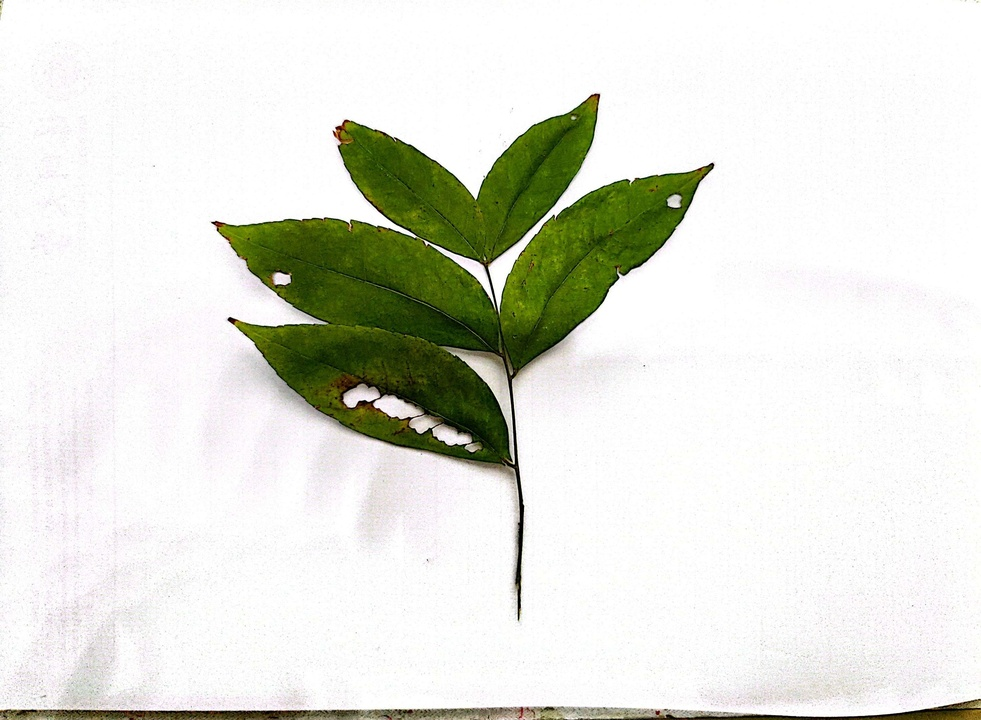
#> input picture images/leaf1.jpg, 981 x 720 px, shrunk from 3020 x 2216 before the run; its folder holds only this picture in this run
$ python main.py   (older library calls are emulated)
#> lines starting #> are read from the running program, lines starting #| are printed output that depends on the picture; after the words box and inside, x2 and y2 are one past the last pixel; in counts of white or black regions, pixels touching at a corner belong together
### utils.py
import math
import os

import cv2

try:  # matplotlib 在无图形环境下可能不可用
    import matplotlib.pyplot as plt
except ImportError:  # pragma: no cover - 在缺失 matplotlib 时禁用预览
    plt = None


def show_images(images, titles, figsize=(15, 10), cols=3):
    """显示多张图片"""
    if not images:
        return

    if plt is None:
        print("当前环境未安装 matplotlib，已跳过图像预览。")
        return

    cols = max(1, cols)
    rows = math.ceil(len(images) / cols)
    plt.figure(figsize=figsize)

    for i, (image, title) in enumerate(zip(images, titles)):
        plt.subplot(rows, cols, i + 1)
        if len(image.shape) == 2:  # 灰度图
            plt.imshow(image, cmap="gray")
        else:  # 彩色图
            plt.imshow(cv2.cvtColor(image, cv2.COLOR_BGR2RGB))
        plt.title(title)
        plt.axis("off")

    plt.tight_layout()
    plt.show()


def save_result(image, filename, folder='results'):
    """保存结果图片"""
    if not os.path.exists(folder):
        os.makedirs(folder)
    cv2.imwrite(os.path.join(folder, filename), image)
    print(f'已保存: {folder}/{filename}')

### main.py
import argparse
import json
import os
import re
from dataclasses import dataclass
from typing import Dict, List, Optional, Sequence, Tuple

import cv2
import numpy as np

from utils import save_result, show_images


ResultTuple = Tuple[np.ndarray, np.ndarray, np.ndarray, Dict[str, object]]


@dataclass
class BackgroundParams:
    lower_white: Sequence[int] = (0, 0, 200)
    upper_white: Sequence[int] = (180, 55, 255)
    close_kernel: int = 5
    open_kernel: int = 5

    def clamp(self) -> "BackgroundParams":
        self.lower_white = tuple(max(0, min(255, int(v))) for v in self.lower_white)
        self.upper_white = tuple(max(0, min(255, int(v))) for v in self.upper_white)
        self.close_kernel = max(0, int(self.close_kernel))
        self.open_kernel = max(0, int(self.open_kernel))
        return self


@dataclass
class VeinParams:
    name: str = "default"
    blur_size: int = 3
    sobel_ksize: int = 3
    threshold_value: int = 30
    morph_size: int = 2
    adaptive_block_size: Optional[int] = None
    adaptive_c: int = 2
    overlay_color: Sequence[int] = (0, 255, 0)
    result_folder: Optional[str] = None
    auto_threshold: bool = True
    target_white_ratio: float = 0.03
    ratio_tolerance: float = 0.01
    auto_threshold_min: int = 5
    auto_threshold_max: int = 120
    auto_threshold_steps: int = 8
    closing_size: Optional[int] = None

    def clamp(self, index: int = 0) -> "VeinParams":
        self.blur_size = _ensure_odd(self.blur_size, minimum=3)
        self.sobel_ksize = _ensure_odd(self.sobel_ksize, minimum=3)
        self.morph_size = max(1, int(self.morph_size))
        self.threshold_value = max(0, min(255, int(self.threshold_value)))
        if self.adaptive_block_size is not None:
            self.adaptive_block_size = _ensure_odd(self.adaptive_block_size, minimum=3)
        self.adaptive_c = int(self.adaptive_c)
        self.overlay_color = tuple(int(x) for x in self.overlay_color)
        self.auto_threshold = bool(self.auto_threshold)
        self.target_white_ratio = float(max(0.0, min(1.0, self.target_white_ratio)))
        self.ratio_tolerance = float(max(0.0, min(0.5, self.ratio_tolerance)))
        self.auto_threshold_min = max(0, min(255, int(self.auto_threshold_min)))
        self.auto_threshold_max = max(self.auto_threshold_min, min(255, int(self.auto_threshold_max)))
        self.auto_threshold_steps = max(1, int(self.auto_threshold_steps))
        if self.closing_size is not None:
            self.closing_size = max(1, int(self.closing_size))
        if not self.name:
            self.name = f"variant_{index + 1}"
        return self

    @property
    def output_tag(self) -> str:
        return _slugify(self.name)


def _ensure_odd(value: int, minimum: int = 1) -> int:
    value = max(minimum, int(value))
    if value % 2 == 0:
        value += 1
    return value


def _slugify(value: str) -> str:
    slug = re.sub(r"[^0-9a-zA-Z]+", "_", value).strip("_")
    return slug or "variant"


def parse_args() -> argparse.Namespace:
    parser = argparse.ArgumentParser(description="Leaf vein extraction with tunable parameters")
    parser.add_argument("--config", type=str, default=None, help="Path to a JSON config file")
    parser.add_argument("--output", type=str, default="results", help="Output directory")
    parser.add_argument(
        "--no-preview",
        action="store_true",
        help="Skip displaying preview windows (useful in headless environments)",
    )
    return parser.parse_args()


def load_config(config_path: Optional[str]) -> Tuple[BackgroundParams, List[VeinParams]]:
    if not config_path:
        return BackgroundParams().clamp(), [VeinParams().clamp()]

    with open(config_path, "r", encoding="utf-8") as f:
        data = json.load(f)

    background_data = data.get("background", {})
    background_params = BackgroundParams(**background_data).clamp()

    vein_base = data.get("vein", {})
    vein_variants_data: Optional[Sequence[Dict]] = data.get("vein_variants")

    if vein_variants_data:
        vein_params_list: List[VeinParams] = []
        for idx, variant in enumerate(vein_variants_data):
            merged = {**vein_base, **variant}
            vein_params_list.append(VeinParams(**merged).clamp(index=idx))
        return background_params, vein_params_list

    return background_params, [VeinParams(**vein_base).clamp()]


def get_image_files(folder_path: str) -> List[str]:
    """自动获取文件夹中的所有图片文件"""
    image_extensions = [".jpg", ".jpeg", ".png", ".bmp", ".tiff"]
    image_files = []

    for file in os.listdir(folder_path):
        if any(file.lower().endswith(ext) for ext in image_extensions):
            image_files.append(file)

    print(f"在 {folder_path} 中找到 {len(image_files)} 张图片: {image_files}")
    return sorted(image_files)


def extract_leaf_background(image_path: str, params: BackgroundParams) -> Tuple[np.ndarray, np.ndarray, np.ndarray]:
    """第一步：从白色背景中提取叶子"""
    print(f"正在处理: {image_path}")

    img = cv2.imread(image_path)
    if img is None:
        raise FileNotFoundError(f"错误：无法读取图片 {image_path}，文件可能不存在或格式不支持")

    print(f"图片尺寸: {img.shape}")

    hsv = cv2.cvtColor(img, cv2.COLOR_BGR2HSV)

    lower_white = np.array(params.lower_white, dtype=np.uint8)
    upper_white = np.array(params.upper_white, dtype=np.uint8)
    mask_bg = cv2.inRange(hsv, lower_white, upper_white)
    mask_leaf = cv2.bitwise_not(mask_bg)

    if params.close_kernel > 0:
        kernel_close = np.ones((params.close_kernel, params.close_kernel), np.uint8)
        mask_leaf = cv2.morphologyEx(mask_leaf, cv2.MORPH_CLOSE, kernel_close)

    if params.open_kernel > 0:
        kernel_open = np.ones((params.open_kernel, params.open_kernel), np.uint8)
        mask_leaf = cv2.morphologyEx(mask_leaf, cv2.MORPH_OPEN, kernel_open)

    result = cv2.bitwise_and(img, img, mask=mask_leaf)

    white_bg = np.ones_like(img) * 255
    white_bg = cv2.bitwise_and(white_bg, white_bg, mask=mask_leaf)
    result_white_bg = cv2.bitwise_or(result, white_bg)

    return result_white_bg, mask_leaf, img


def extract_veins(original_img: np.ndarray, mask: np.ndarray, params: VeinParams) -> ResultTuple:
    print(f"开始提取叶脉 ({params.name})...")

    gray = cv2.cvtColor(original_img, cv2.COLOR_BGR2GRAY)
    gray_blur = cv2.GaussianBlur(gray, (params.blur_size, params.blur_size), 0)

    sobelx = cv2.Sobel(gray_blur, cv2.CV_64F, 1, 0, ksize=params.sobel_ksize)
    sobely = cv2.Sobel(gray_blur, cv2.CV_64F, 0, 1, ksize=params.sobel_ksize)
    sobel_magnitude = np.sqrt(sobelx ** 2 + sobely ** 2)

    max_val = np.max(sobel_magnitude)
    if max_val == 0:
        sobel_magnitude_normalized = np.zeros_like(gray, dtype=np.uint8)
    else:
        sobel_magnitude_normalized = np.uint8(255 * sobel_magnitude / max_val)

    sobel_magnitude_normalized = cv2.bitwise_and(sobel_magnitude_normalized, sobel_magnitude_normalized, mask=mask)

    source_for_threshold = sobel_magnitude_normalized
    adaptive_used = False
    if params.adaptive_block_size:
        adaptive_used = True
        source_for_threshold = cv2.adaptiveThreshold(
            sobel_magnitude_normalized,
            255,
            cv2.ADAPTIVE_THRESH_GAUSSIAN_C,
            cv2.THRESH_BINARY,
            params.adaptive_block_size,
            params.adaptive_c,
        )

    threshold_value = params.threshold_value
    auto_ratio = 0.0
    if params.auto_threshold:
        threshold_value, auto_ratio = _auto_select_threshold(
            source_for_threshold,
            mask,
            params,
            fallback=threshold_value,
        )

    _, veins_binary = cv2.threshold(
        source_for_threshold,
        threshold_value,
        255,
        cv2.THRESH_BINARY,
    )

    if params.closing_size:
        kernel_close = np.ones((params.closing_size, params.closing_size), np.uint8)
        veins_binary = cv2.morphologyEx(veins_binary, cv2.MORPH_CLOSE, kernel_close)

    kernel_open = np.ones((params.morph_size, params.morph_size), np.uint8)
    veins_cleaned = cv2.morphologyEx(veins_binary, cv2.MORPH_OPEN, kernel_open)

    debug_info: Dict[str, object] = {
        "threshold": float(threshold_value),
        "auto_ratio": float(auto_ratio),
        "auto_enabled": bool(params.auto_threshold),
        "adaptive_used": bool(adaptive_used),
    }

    return sobel_magnitude_normalized, veins_binary, veins_cleaned, debug_info


def _auto_select_threshold(
    source: np.ndarray,
    mask: np.ndarray,
    params: VeinParams,
    fallback: int,
) -> Tuple[int, float]:
    masked_values = source[mask > 0]
    if masked_values.size == 0:
        return fallback, 0.0

    candidate_low = params.auto_threshold_min
    candidate_high = params.auto_threshold_max
    target = params.target_white_ratio
    tolerance = params.ratio_tolerance

    best_threshold = int(np.clip(fallback, 0, 255))
    best_ratio = _compute_ratio(masked_values, best_threshold)
    best_score = abs(best_ratio - target)

    for _ in range(params.auto_threshold_steps):
        if candidate_low > candidate_high:
            break
        candidate = int(round((candidate_low + candidate_high) / 2))
        candidate = int(np.clip(candidate, 0, 255))
        ratio = _compute_ratio(masked_values, candidate)
        score = abs(ratio - target)

        if score < best_score:
            best_threshold = candidate
            best_ratio = ratio
            best_score = score

        if score <= tolerance:
            best_threshold = candidate
            best_ratio = ratio
            break

        if ratio > target and candidate < 255:
            candidate_low = candidate + 1
        else:
            candidate_high = candidate - 1

    return best_threshold, best_ratio


def _compute_ratio(values: np.ndarray, threshold: int) -> float:
    if values.size == 0:
        return 0.0
    ratio = float(np.count_nonzero(values >= threshold)) / float(values.size)
    return ratio


def create_veins_overlay(original_img: np.ndarray, veins_mask: np.ndarray, color: Sequence[int] = (0, 255, 0)) -> np.ndarray:
    """在原图上叠加叶脉"""
    overlay = original_img.copy()
    color_mask = np.zeros_like(overlay)
    color_mask[veins_mask > 0] = color
    overlay = cv2.addWeighted(overlay, 0.7, color_mask, 0.3, 0)
    return overlay


def ensure_output_dirs(root: str, vein_params_list: Sequence[VeinParams]) -> Dict[str, str]:
    os.makedirs(root, exist_ok=True)
    directories = {
        "leaves": os.path.join(root, "leaves"),
        "masks": os.path.join(root, "masks"),
    }
    for folder in directories.values():
        os.makedirs(folder, exist_ok=True)

    for params in vein_params_list:
        folder = params.result_folder or os.path.join(root, params.output_tag)
        os.makedirs(folder, exist_ok=True)
        directories[params.output_tag] = folder
        params.result_folder = folder

    return directories


def process_images(
    image_files: Sequence[str],
    background_params: BackgroundParams,
    vein_params_list: Sequence[VeinParams],
    output_root: str,
    show_preview: bool,
) -> None:
    all_extracted: List[np.ndarray] = []
    variant_results: Dict[str, List[np.ndarray]] = {p.output_tag: [] for p in vein_params_list}
    variant_overlays: Dict[str, List[np.ndarray]] = {p.output_tag: [] for p in vein_params_list}
    run_logs: List[Dict[str, object]] = []

    directories = ensure_output_dirs(output_root, vein_params_list)

    for idx, image_file in enumerate(image_files):
        image_path = os.path.join("images", image_file)
        print(f"\n--- 处理第 {idx + 1} 张图片: {image_file} ---")

        try:
            extracted_leaf, mask, original_img = extract_leaf_background(image_path, background_params)
        except FileNotFoundError as exc:
            print(exc)
            continue

        base_name = os.path.splitext(os.path.basename(image_file))[0]
        save_result(extracted_leaf, f"{base_name}_leaf.png", folder=directories["leaves"])
        save_result(mask, f"{base_name}_mask.png", folder=directories["masks"])

        all_extracted.append(extracted_leaf)
        for params in vein_params_list:
            sobel_mag, veins_binary, veins_cleaned, debug_info = extract_veins(original_img, mask, params)

            tag = params.output_tag
            save_result(sobel_mag, f"{base_name}_sobel.png", folder=params.result_folder)
            save_result(veins_binary, f"{base_name}_binary.png", folder=params.result_folder)
            save_result(veins_cleaned, f"{base_name}_cleaned.png", folder=params.result_folder)

            overlay = create_veins_overlay(original_img, veins_cleaned, color=params.overlay_color)
            save_result(overlay, f"{base_name}_overlay.png", folder=params.result_folder)

            variant_results[tag].append(veins_cleaned)
            variant_overlays[tag].append(overlay)
            enriched_info = {
                **debug_info,
                "image": image_file,
                "variant": params.name,
                "output_folder": params.result_folder,
            }
            run_logs.append(enriched_info)

            print(
                "    阈值: {threshold:.1f} | 叶脉像素占比: {auto_ratio:.3f}".format(
                    **enriched_info
                )
            )

        print(f"第 {idx + 1} 张图片处理完成 - 叶脉已提取")

    print(f"\n处理完成！共成功处理 {len(all_extracted)} 张图片")

    if run_logs:
        summary_path = os.path.join(output_root, "summary.json")
        with open(summary_path, "w", encoding="utf-8") as fp:
            json.dump(run_logs, fp, ensure_ascii=False, indent=2)
        print(f"处理参数摘要已保存到: {summary_path}")

    if not show_preview or not all_extracted:
        return

    print("\n显示处理结果...")
    show_images(all_extracted, [f"Leaf {i + 1}" for i in range(len(all_extracted))])
    for tag, images in variant_results.items():
        if images:
            show_images(images, [f"Veins {tag} {i + 1}" for i in range(len(images))])
    for tag, overlays in variant_overlays.items():
        if overlays:
            show_images(overlays, [f"Overlay {tag} {i + 1}" for i in range(len(overlays))])

    print("\n所有结果已保存到输出目录！")


def main() -> None:
    print("开始叶子提取项目...")
    args = parse_args()

    background_params, vein_params_list = load_config(args.config)
    image_files = get_image_files("images")

    if not image_files:
        print("在 images 文件夹中没有找到任何图片！")
        return

    process_images(
        image_files=image_files,
        background_params=background_params,
        vein_params_list=vein_params_list,
        output_root=args.output,
        show_preview=not args.no_preview,
    )
#> in extract_leaf_background, img is the input picture: shape (720, 981, 3); mean B, G, R 218.2, 226.9, 225
#| 图片尺寸: (720, 981, 3)
#> in extract_leaf_background, `mask_bg = cv2.inRange(hsv, lower_white, upper_white)`:
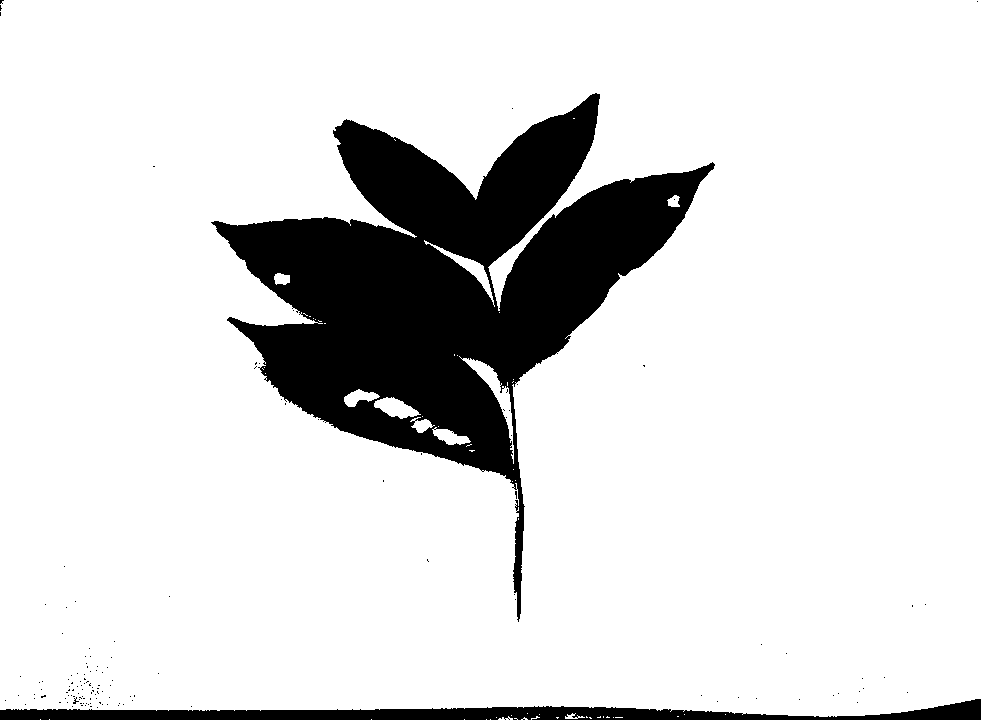
#> mask_bg: shape (720, 981); 85.9% white; 137 black regions (135 under 20 px), largest, box (x1, y1, x2, y2) and area: (211, 93, 715, 622) 89452, (0, 699, 981, 720) 9675
#> the loop in process_images, `for params in vein_params_list:` made 1 pass
#> (max_val in extract_veins, threshold_value in extract_veins, auto_ratio in extract_veins) on pass 1: (753.5, 120, 0.0537)
#> (printed output is left out)
#> pass 1, in extract_veins, `sobely = cv2.Sobel(gray_blur, cv2.CV_64F, 0, 1, ksize=params.sobel_ksi..`:
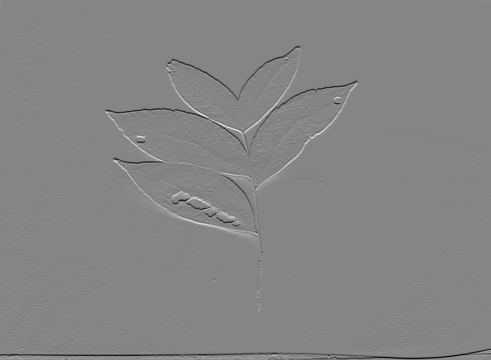
#> sobely: shape (720, 981) float64 (shown at 1/2 size); min -745, max 679, mean -1.8; drawn with min black and max white
#> after the loop in process_images, `for params in vein_params_list:`:
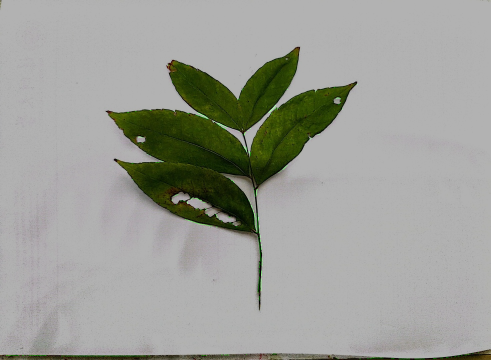
#> overlay: shape (720, 981, 3) (shown at 1/2 size); mean B, G, R 152.6, 159, 157.4
#> after the loop in process_images, `for params in vein_params_list:`:
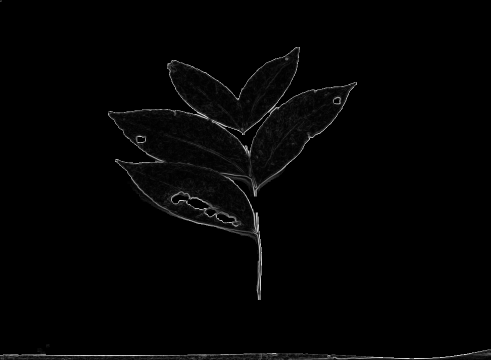
#> sobel_mag: shape (720, 981) (shown at 1/2 size); min 0, max 255, mean 3.5
#> after the loop in process_images, `for params in vein_params_list:`:
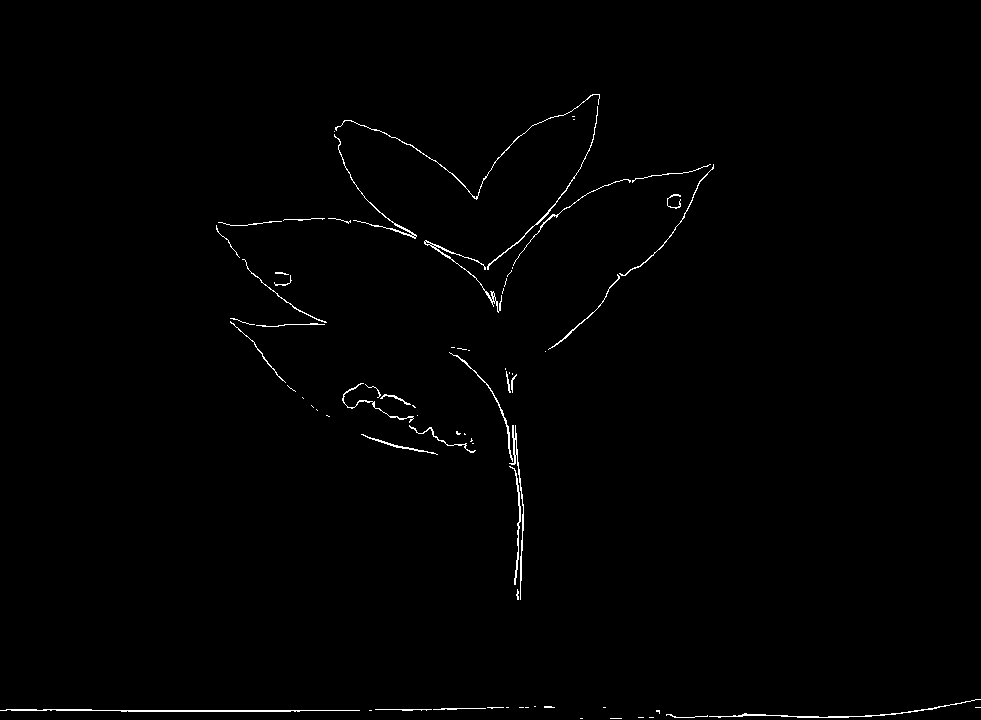
#> veins_binary: shape (720, 981); 0.76% white in thin lines or dots, all inside (x1, y1, x2, y2) = (0, 94, 981, 719)
#> after the loop in process_images, `for params in vein_params_list:`:
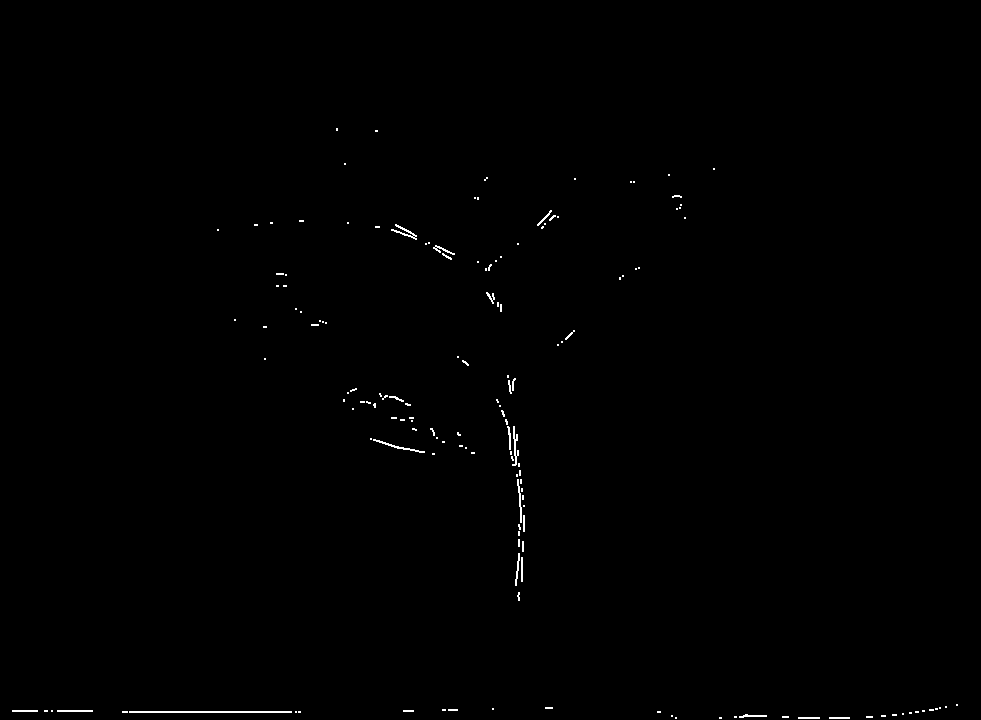
#> veins_cleaned: shape (720, 981); 0.36% white in thin lines or dots, all inside (x1, y1, x2, y2) = (12, 128, 958, 719)
#> after the loop in process_images, `for params in vein_params_list:`: run_logs = 1 item
#| 处理完成！共成功处理 1 张图片
#> in show_images, `rows = math.ceil(len(images) / cols)`: rows = 1
#> the loop in show_images, `for i, (image, title) in enumerate(zip(images, titles)):` made 1 pass
#> title on pass 1: 'Leaf 1'


if __name__ == "__main__":
    main()
